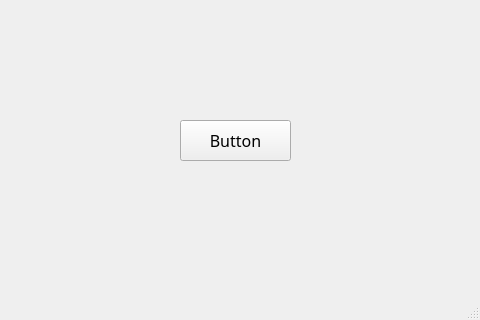
<?xml version="1.0" encoding="UTF-8"?>
<ui version="4.0">
 <class>MainWindow</class>
 <widget class="QMainWindow" name="MainWindow">
  <property name="geometry">
   <rect>
    <x>0</x>
    <y>0</y>
    <width>480</width>
    <height>320</height>
   </rect>
  </property>
  <property name="windowTitle">
   <string>MainWindow</string>
  </property>
  <widget class="QWidget" name="centralwidget">
   <widget class="QPushButton" name="pushButton">
    <property name="geometry">
     <rect>
      <x>180</x>
      <y>120</y>
      <width>111</width>
      <height>41</height>
     </rect>
    </property>
    <property name="font">
     <font>
      <family>Agency FB</family>
      <pointsize>12</pointsize>
     </font>
    </property>
    <property name="text">
     <string>Button</string>
    </property>
   </widget>
  </widget>
  <widget class="QMenuBar" name="menubar">
   <property name="geometry">
    <rect>
     <x>0</x>
     <y>0</y>
     <width>480</width>
     <height>22</height>
    </rect>
   </property>
  </widget>
  <widget class="QStatusBar" name="statusbar"/>
 </widget>
 <resources/>
 <connections/>
</ui>
